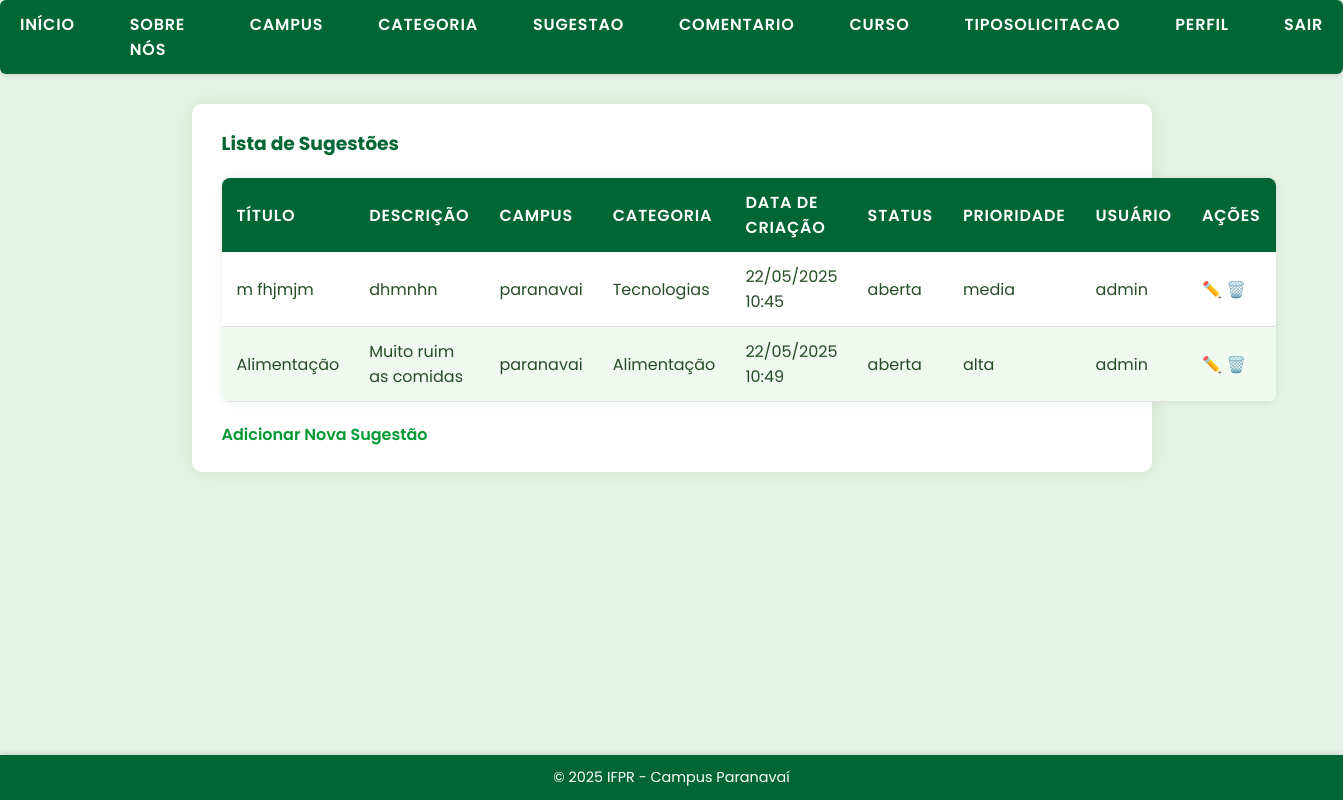
The page /listar/sugestao/ (signed in) on the database as committed earlier.
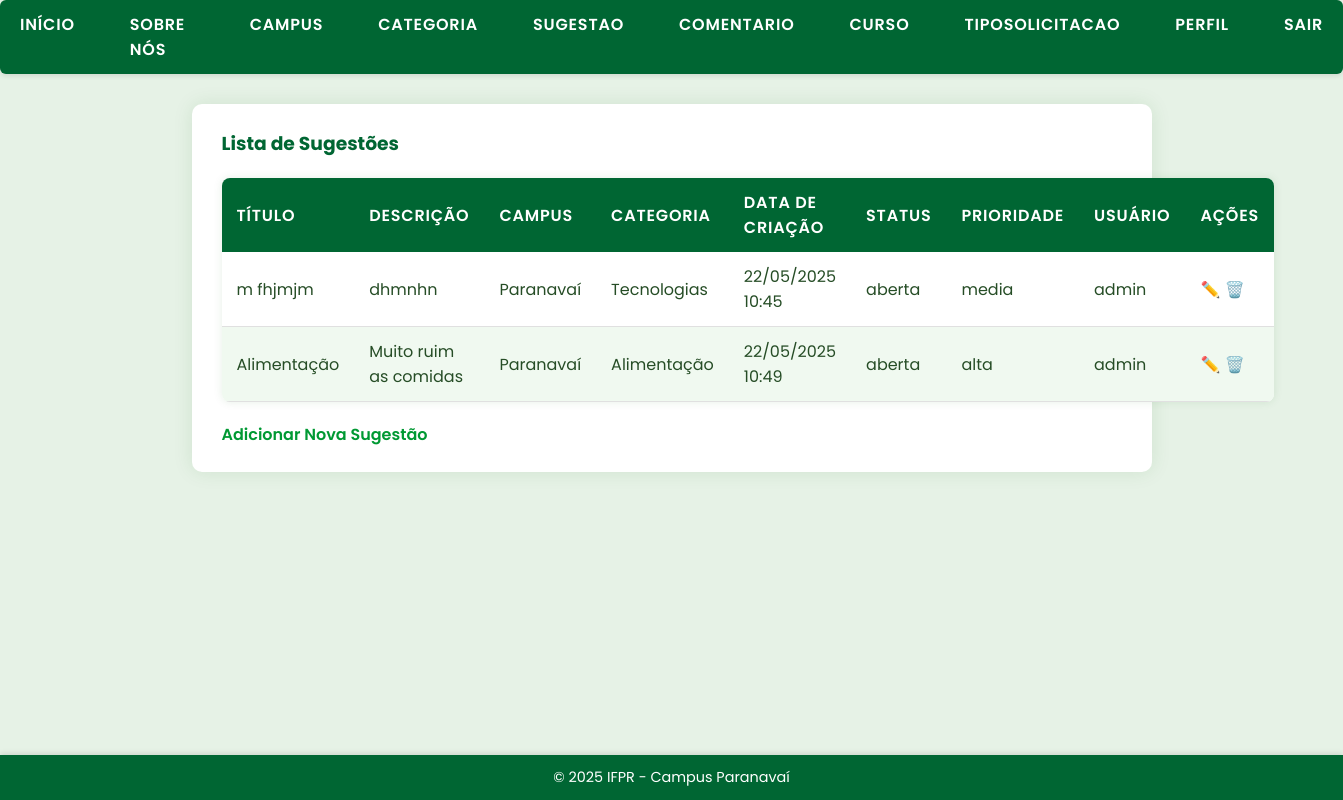
The same page on the database as committed later.
### paginas/models.py (models this page shows, shortened)
class Sugestao(models.Model):
    titulo = models.CharField(max_length=200)
    descricao = models.TextField()
    campus = models.ForeignKey(Campus, on_delete=models.PROTECT)
    categoria = models.ForeignKey(Categoria, on_delete=models.PROTECT)
    data_criacao = models.DateTimeField(auto_now_add=True)
    status = models.CharField(max_length=20, choices=STATUS_CHOICES, default='aberta')
    prioridade = models.CharField(max_length=10, choices=PRIORIDADE_CHOICES, blank=True, null=True)
    anexos = models.FileField(upload_to='anexos/', blank=True, null=True)
    usuario = models.ForeignKey(User, on_delete=models.PROTECT)

class Campus(models.Model):
    nome = models.CharField(max_length=100)

class Categoria(models.Model):
    nome = models.CharField(max_length=100)

### paginas/views.py (the view)
# urls.py: path("listar/sugestao/", SugestaoList.as_view(), name="listar-sugestao"),
class SugestaoList(LoginRequiredMixin, ListView):
    model = Sugestao
    template_name = 'paginas/listas/sugestao.html'

### paginas/templates/paginas/listas/sugestao.html
{% extends "paginas/index.html" %}
{% load static %}
{% block conteudo %}
<h3> Lista de Sugestões </h3>
<table class="table table-striped table-bordered">
    <thead class="table-dark">
        <tr>
            <th>Título</th>
            <th>Descrição</th>
            <th>Campus</th>
            <th>Categoria</th>
            <th>Data de Criação</th>
            <th>Status</th>
            <th>Prioridade</th>
            <th>Usuário</th>
            <th>Ações</th>
        </tr>
    </thead>
    <tbody>
        {% for sugestao in object_list %}
        <tr>
            <td>{{ sugestao.titulo }}</td>
            <td>{{ sugestao.descricao|truncatechars:50 }}</td>
            <td>{{ sugestao.campus.nome }}</td>
            <td>{{ sugestao.categoria.nome }}</td>
            <td>{{ sugestao.data_criacao|date:"d/m/Y H:i" }}</td>
            <td>{{ sugestao.status }}</td>
            <td>{{ sugestao.prioridade }}</td>
            <td>{{ sugestao.usuario.username }}</td>
            <td>
                <a class="btn btn-warning btn-sm" href="{% url 'editar-sugestao' sugestao.pk %}">✏️</a>
                <a class="btn btn-danger btn-sm" href="{% url 'excluir-sugestao' sugestao.pk %}">🗑️</a>
            </td>
        </tr>
        {% empty %}
        <tr>
            <td colspan="9" class="text-center">Nenhuma sugestão cadastrada.</td>
        </tr>
        {% endfor %}
    </tbody>
</table>
<a class="btn btn-primary" href="{% url 'inserir-sugestao' %}">Adicionar Nova Sugestão</a>
{% endblock %}

Rows that differ between the two databases and show on the page:
changed through a linked row, Sugestao "m fhjmjm": campus.nome "paranavai" → "Paranavaí"
changed through a linked row, Sugestao "Alimentação": campus.nome "paranavai" → "Paranavaí"
